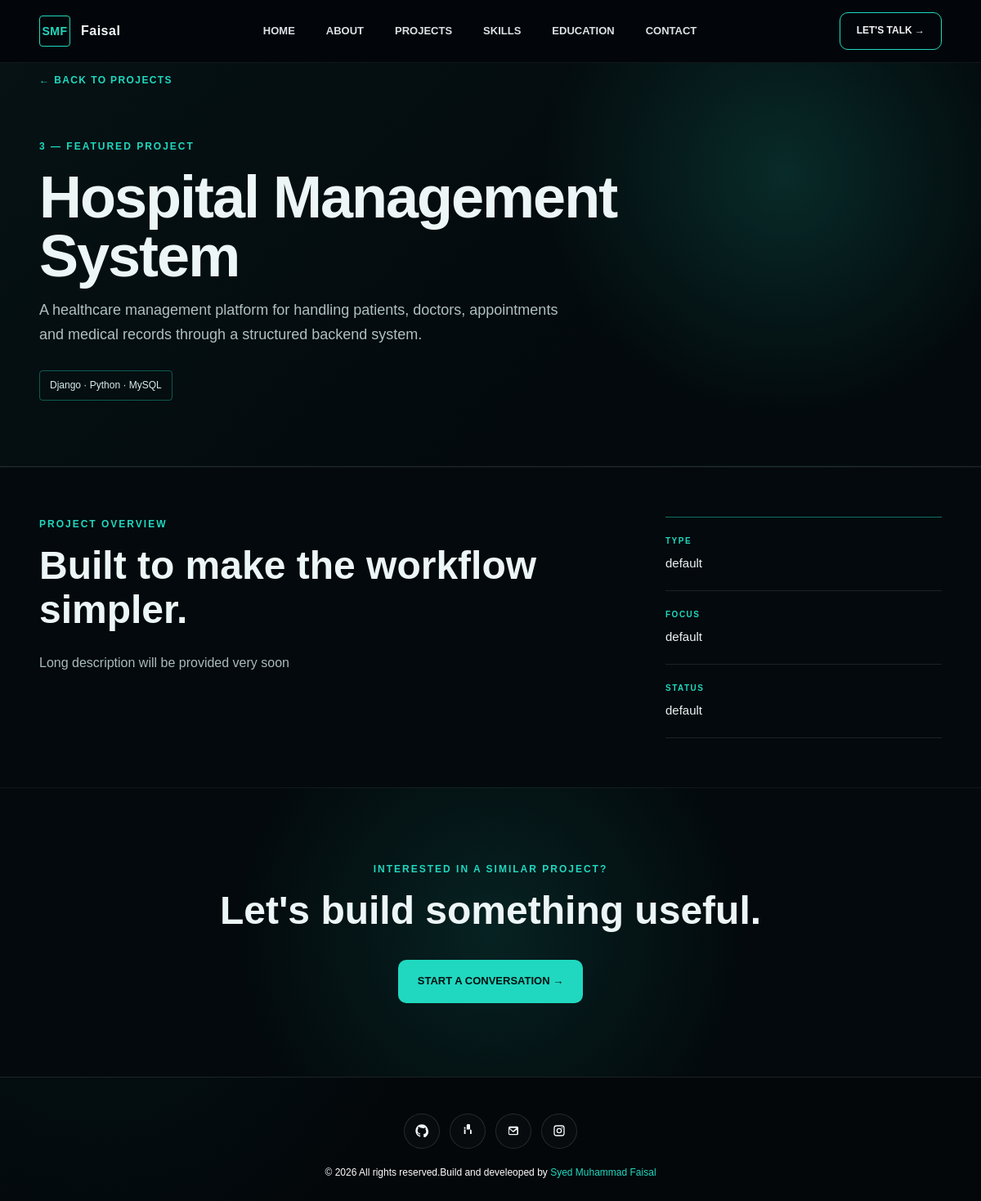
/project_details/3, run on an earlier commit of the app's database.
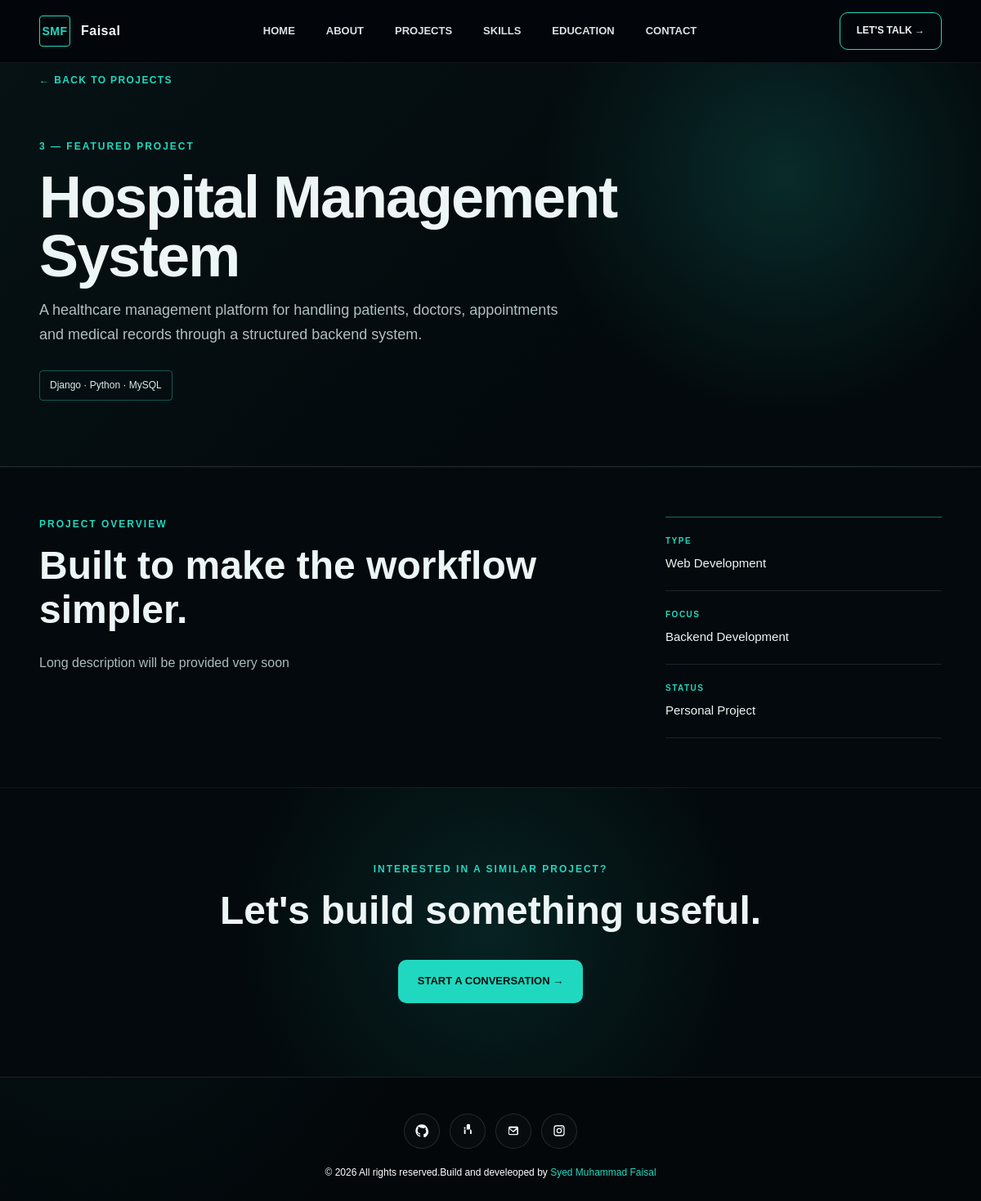
And on a later commit of the database.
### portfolio_website/models.py (models this page shows, shortened)
class projects(models.Model):
    project_serial_number = models.IntegerField(primary_key = True )
    project_name = models.CharField(max_length = 200)
    project_description = models.CharField(max_length=500)
    project_language = models.CharField(max_length = 300)
    project_long_description = models.TextField()
    project_type = models.CharField(max_length=100 , default="default")
    project_focus = models.CharField(max_length=100 , default="default")
    project_status = models.CharField(max_length=100 , default="default")
    project_github_url = models.URLField(blank=True , null=True)

### portfolio_website/views.py (the view)
# urls.py: path('project_details/<int:pk>', ProjectDetailView.as_view() , name='projectdetails')
class ProjectDetailView(DetailView):
    model = projects
    template_name = 'tester.html'
    context_object_name = 'projectdetails'

### portfolio_website/templates/tester.html (shortened to what this page needs)
{% extends 'base.html' %}
{% load static %}
{% block extra_css %}
<link rel="stylesheet" href="{% static 'css/project_detail.css' %}">
{% endblock %}
{% block content %}
<main class="project-detail-page">
    <section class="project-hero">
        <div class="container">
            <a class="back-link" href="{% url 'home' %}#projects">&larr; BACK TO PROJECTS</a>
            <div class="project-hero-grid">
                <div>
                    <div class="project-eyebrow">{{ projectdetails.project_serial_number }} &mdash; FEATURED PROJECT</div>
                    <h1>{{ projectdetails.project_name }}</h1>
                    <p class="project-tagline">{{ projectdetails.project_description }}</p>
                    <div class="stack-list" aria-label="Technology stack">
                        <span>{{ projectdetails.project_language }}</span>
                    </div>
                </div>
            </div>
        </div>
    </section>
    <section class="project-content">
        <div class="container detail-grid">
            <article class="detail-copy">
                <div class="section-kicker">PROJECT OVERVIEW</div>
                <h2>Built to make the workflow simpler.</h2>
                <p>{{ projectdetails.project_long_description|linebreaks }}</p>
            </article>
            <aside class="project-facts">
                <div><span>TYPE</span><strong>{{ projectdetails.project_type }}</strong></div>
                <div><span>FOCUS</span><strong>{{ projectdetails.project_focus }}</strong></div>
                <div><span>STATUS</span><strong>{{ projectdetails.project_status }}</strong></div>
            </aside>
        </div>
    </section>
    <section class="project-cta">
        <div class="container">
            <p>INTERESTED IN A SIMILAR PROJECT?</p>
            <h2>Let&apos;s build something useful.</h2>
            <a href="{% url 'contact' %}" class="contact-project-btn">START A CONVERSATION &rarr;</a>
        </div>
    </section>
</main>
{% endblock %}

What changed in the data, as far as the page shows it:
changed projects "Hospital Management System": project_type "default" → "Web Development"; project_focus "default" → "Backend Development"; project_status "default" → "Personal Project"
